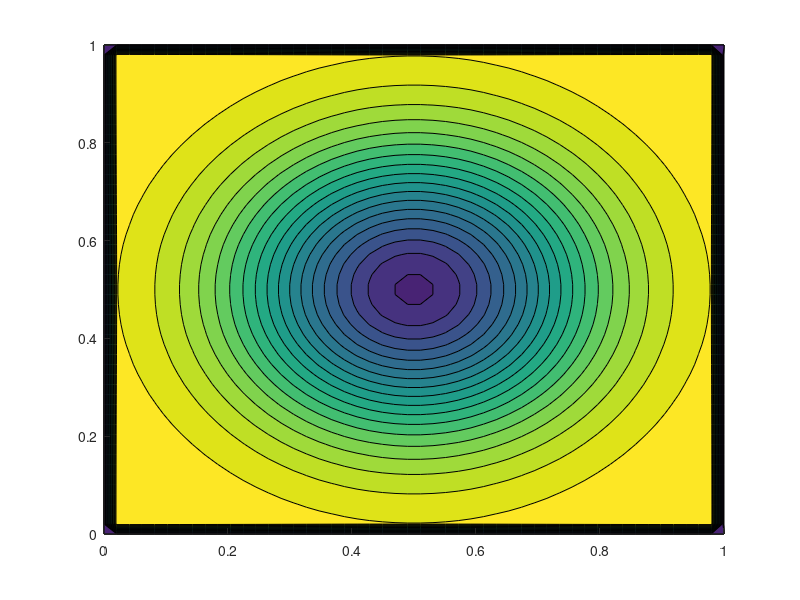

Write the MATLAB code that produced this figure. (Note: this script raises an error after producing the figure.)
clc; clear; close all
% Parameters
Lx = 1;         % Length of the domain in the x-direction
Ly = 1;         % Length of the domain in the y-direction
Nx = 50;        % Number of grid points in the x-direction
Ny = 50;        % Number of grid points in the y-direction
Nt = 500;
T = 0.1;        % Total simulation time
dx = Lx / (Nx - 1);
dy = Ly / (Ny - 1);
dt = 0.001;      % Time step size

% alpha = 0.01;   % Thermal diffusivity
k = 0.54;       % Thermal conductivity
rho = 1066;
c = 3763;
alpha = k / ( rho * c);
w_blood = 0.002; % Blood perfusion rate
C_blood = 3617; % Specific heat of blood
rho_b = 1050;


% Create grid
x = linspace(0, Lx, Nx);
y = linspace(0, Ly, Ny);
[X, Y] = meshgrid(x, y);

% Initialize temperature field
u = 37 * ones(Nx, Ny);
u_new = u;

% Set initial condition (e.g., a Gaussian distribution)
% u(:, :) = exp(-((X - Lx/2).^2 + (Y - Ly/2).^2) / (2*0.1^2));
current_time = 0;

% Define a source term function (e.g., a Gaussian source)
source_rate = 0.1;
source_amplitude = 10;
source_center_x = Lx / 2;
source_center_y = Ly / 2;
source_radius = 0.2;   % Radius of influence
source = @(x, y, t) 1 * (1 - exp(-((x - source_center_x).^2 + (y - source_center_y).^2) / (2*source_radius^2)));




% Time-stepping loop with boundary conditions
for t = 0:dt:T
    current_time = t;
    % Apply boundary conditions
    u_new(1, :) = 37;  % Dirichlet boundary condition on the left
    u_new(:, 1) = 37;  % Dirichlet boundary condition on the bottom
    u_new(end, :) = 37;  % Dirichlet boundary condition on the right
    
    % Neumann boundary condition on the top (zero gradient)
    u_new(:, end) = u_new(:, end-1); 

    % Update interior points using the FTCS method with the source term
    for i = 2:Nx-1
        for j = 2:Ny-1
            % Pennes' equation with source term
            u_new(i, j) = u(i, j) + alpha * dt * ((u(i+1, j) - 2*u(i, j) + u(i-1, j)) / dx^2 + ...
                (u(i, j+1) - 2*u(i, j) + u(i, j-1)) / dy^2) + dt * (source(x(i), y(j), t) - w_blood * (u(i, j) - 37) * C_blood * rho_b);
        end
    end
    
    % Swap u and u_new for the next time step
    u = u_new;
    
    % Visualization (optional)
    % if mod(t, 0.01) == 0  % Plot every 0.01 seconds
    %     contourf(X, Y, u, 20, 'EdgeColor', 'none');
    %     colorbar;
    %     axis square;
    %     title(['Time: ' num2str(t)]);
    %     xlabel('X');
    %     ylabel('Y');
    %     drawnow;
    % end
end

% Final temperature distribution
contourf(X, Y, u, 20, 'EdgeColor', 'none');
colorbar;
axis square;
title('Final Temperature Distribution');
xlabel('X');
ylabel('Y');
